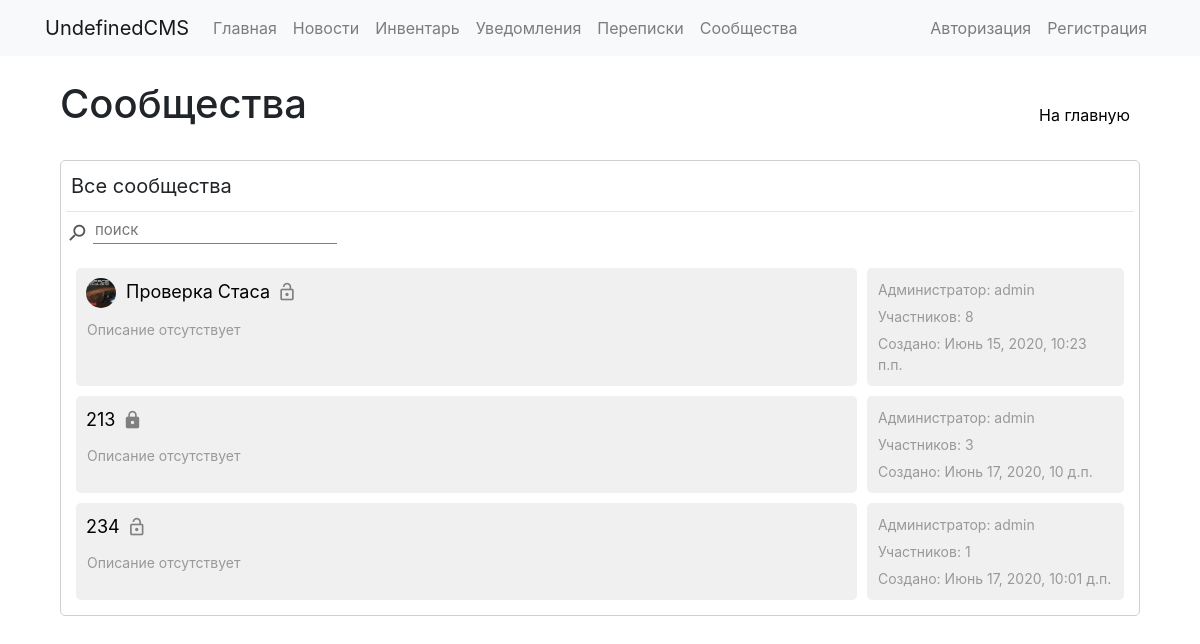
The app's page /groups/ with its own data.
### communities/models.py (models this page shows, shortened)
class Group(models.Model):
	groupname = models.CharField(max_length=40)
	image = models.ImageField(upload_to='groups/groupimages', default=False)
	slug = models.SlugField(max_length=40, unique=True)
	description = models.TextField(blank=True)
	public = models.BooleanField(default=True)
	allowarticles = models.IntegerField(default=2)
	pubdate = models.DateTimeField('date published', default=datetime.now)
	admin = models.ForeignKey(User, on_delete=models.CASCADE, null=True, blank=True, related_name='groups_admins')
	editors = models.ManyToManyField(User, blank=True, related_name='groups_editors')
	subscribers = models.ManyToManyField(User, blank=True, related_name='groups_subs')
	subrequests = models.ManyToManyField(User, blank=True, related_name='groups_requests')
	banned = models.ManyToManyField(User, blank=True, related_name='groups_banned')
	rating = models.FloatField(null=True, blank=True, default=0)
	def __str__(self):
		return self.groupname

### communities/views.py (the view)
# urls.py: 2. Add a URL to urlpatterns:  path('', views.home, name='home')
def home(request):
    groups = Group.objects.annotate(members=models.Count('subscribers') + models.Count('editors')).order_by('-members')
    context = {'groups': groups}
    return render(request, 'communities/base.html', context)

### communities/templates/communities/base.html (shortened to what this page needs)
{% extends "base_general.html" %}
{% load static %}
{% block links %}
  <link rel="stylesheet" href="{% static 'communities/css/style.css' %}"/>
{% endblock %}
{% block content %}
  <div class="inline-wrapper">
    <h1>Сообщества</h1>
    <a class="button1" href="../">На главную</a>
  </div>
  <br>
  <div class="plate">
    <div class="inline-wrapper" id="table_buttons">
      {% if request.user.is_authenticated %}
        <div class="button0 button0-active" onclick="showgroups('groups_list', this)">Все сообщества</div>
        <div class="button0" onclick="showgroups('admin_groups_list', this)">Вы администратор {{ request.user.groups_admins.count }}</div>
        <div class="button0" onclick="showgroups('subs_groups_list', this)">Вы подписаны {{ request.user.groups_subs.count }}</div>
        <div class="button0" onclick="showgroups('editors_groups_list', this)">Вы редактор {{ request.user.groups_editors.count }}</div>
        <div class="button0" onclick="showgroups('banned_groups_list', this)">Вы заблокированы {{ request.user.groups_banned.count }}</div>
        <div class="button0" onclick="showgroups('requests_groups_list', this)">Заявки {{ request.user.groups_requests.count }}</div>
      {% else %}
        <div class="text1">Все сообщества</div>
      {% endif %}
    </div>
    <hr>
    <div class="inline-wrapper">
      <div class="inline-wrapper">
        <i class="material-icons icon2 flip-vertical" style="margin-top: 5px; margin-right: 5px;">search</i>
        <input id="main_groups_search" class="input2" type="text" placeholder="поиск" onkeyup="searchlist('groups_list', this.value)">
      </div>
    </div>
    <br>
    <div id='groups_list' class="main_groups_list" style="margin-right: 10px; margin-left: 10px;">
      {% for group in groups %}
        <div class="inline-wrapper" name='{{ group }}'>
          <div class="solid" style="width: calc(75% - 5px);">
            <div class="inline-wrapper">
              <div class="inline-wrapper">
                <img class="small-img" src="{{ group.image.url }}" alt="" onerror="this.remove()">
                <div class="text2-1"><a class="link1" href="{{ group.slug }}">{{ group }}</a></div>
                {% if group.public %}
                  <i class="material-icons icon3-1" title="открытое сообщество">lock_open</i>
                {% else %}
                  <i class="material-icons icon3-1" title="закрытое сообщество">lock</i>
                {% endif %}
              </div>
            </div>
            {% if group.description %}
              <div class="text3">{{ group.description }}</div>
            {% else %}
              <div class="text3">Описание отсутствует</div>
            {% endif %}
          </div>
          <div class="solid" style="width: calc(25% - 5px);">
            <div class="text3">Администратор: {{ group.admin }}</div>
            <div class="text3">Участников: {{ group.subscribers.count|add:group.editors.count|add:1 }}</div>
            <div class="text3">Создано: {{ group.pubdate }}</div>
          </div>
        </div>
      {% empty %}
        <div class="text2">Здесь ничего нет</div>
      {% endfor %}
    </div>
  </div>
{% endblock %}

### templates/base_general.html (shortened to what this page needs)
<!doctype html>
<html lang="ru">
  <head>
    <link rel="stylesheet" href="https://stackpath.bootstrapcdn.com/bootstrap/4.5.0/css/bootstrap.min.css" >
    {% block links %}{% endblock %}
  </head>
  <body>
    {% include 'standart_menu.html' %}
    <div class="container">
      <div class="row">
        <div class="col-lg-12">
          <div class="container">
			{% block content %}{% endblock %}
          </div>
        </div>
      </div>
    </div>
  </body>
</html>

### templates/standart_menu.html (shortened to what this page needs)
<nav class="navbar navbar-expand-lg navbar-light bg-light sticky-top" >
  <div class="container">
    <a class="navbar-brand">UndefinedCMS</a>
    <div id="my-nav" class="collapse navbar-collapse justify-content-start">
      <ul class="navbar-nav">
        <li class="nav-item">
          <a class="nav-link" href="/">Главная</a>
        </li>
        <li class="nav-item">
          <a class="nav-link" href="/news/">Новости</a>
        </li>
        <li class="nav-item">
          <a class="nav-link" href="/inventory/">Инвентарь</a>
        </li>
        <li class="nav-item">
          <a class="nav-link" href="/notifications/">Уведомления</a>
        </li>
          <li class="nav-item">
          <a class="nav-link" href="/conversations/">Переписки</a>
        </li>
        <li class="nav-item">
          <a class="nav-link" href="/groups/">Сообщества</a>
        </li>
      </ul>
    </div>
    <div id="my-nav" class="collapse navbar-collapse justify-content-end">
      <ul class="navbar-nav">
        <li class="nav-item">
          {% if request.user.is_authenticated %}
          <a class="nav-link" href="/profile">Ваш профиль</a>
          {% else %}
          <a class="nav-link" href="/auth/login">Авторизация</a>
          {% endif %}
        </li>
        {% if not request.user.is_authenticated %}
        <li class="nav-item">
          <a class="nav-link" href="/auth/register">Регистрация</a>
        </li>
        {% endif %}
      </ul>
    </div>
  </div>
</nav>

### static/communities/css/style.css (style rules this page uses)
hr { margin: 5px 0px; }
html { overflow-y: scroll; }
* { box-sizing: border-box; text-decoration: none; outline: none; list-style-type: none; height: auto; word-wrap: break-word; }
a { color: black; text-decoration: none; }
i, img, .button0, .button0-1, .button1, .button2, .button3 { -webkit-touch-callout: none; -webkit-user-select: none; -khtml-user-select: none; -moz-user-select: none; -ms-user-select: none; user-select: none; }
.plate { padding: 5px; border: 1px solid #D0D0D0; border-radius: 5px; margin-bottom: 10px; background-color: white; }
.solid { padding: 5px; background-color: #F0F0F0; border-radius: 5px; margin-bottom: 10px; }
.inline-wrapper { display: flex; justify-content: space-between; }
.text1 { margin: 5px; font-size: 20px; white-space: pre-line; }
.text2-1 { margin: 5px; font-size: 18px; white-space: pre-line; }
.text3 { margin: 6px; font-size: 14px; color: #999; white-space: pre-line; }
.button1 { text-align: center; min-height: 40px; padding: 7px 10px; border-radius: 10px; cursor: pointer; transition: 0.2s; margin-top: auto; }
.input2 { font-size: 15px; min-width: 100px; border: none; border-bottom: 1px solid grey; }
.flip-vertical { -moz-transform: scale(-1, 1); -webkit-transform: scale(-1, 1); -o-transform: scale(-1, 1); transform: scale(-1, 1); filter: FlipH; -ms-filter: "FlipH"; }
.small-img { object-fit: cover; width: 30px; height: 30px; border-radius: 20px; margin: 5px; }
.icon2 { color: #555; font-size: 22px; }
.icon3-1 { color: grey; font-size: 20px; border-radius: 5px; margin: 9px 2px; }

### records on screen
Group: image (picture), groupname "Проверка Стаса", public True (drawn), description "Описание отсутствует", admin "admin", subscribers.count|add "8", pubdate "Июнь 15, 2020, 10:23 п.п."
Group: groupname "213", public False (drawn), description "Описание отсутствует", admin "admin", subscribers.count|add "3", pubdate "Июнь 17, 2020, 10 д.п."
Group: groupname "234", public True (drawn), description "Описание отсутствует", admin "admin", subscribers.count|add "1", pubdate "Июнь 17, 2020, 10:01 д.п."
